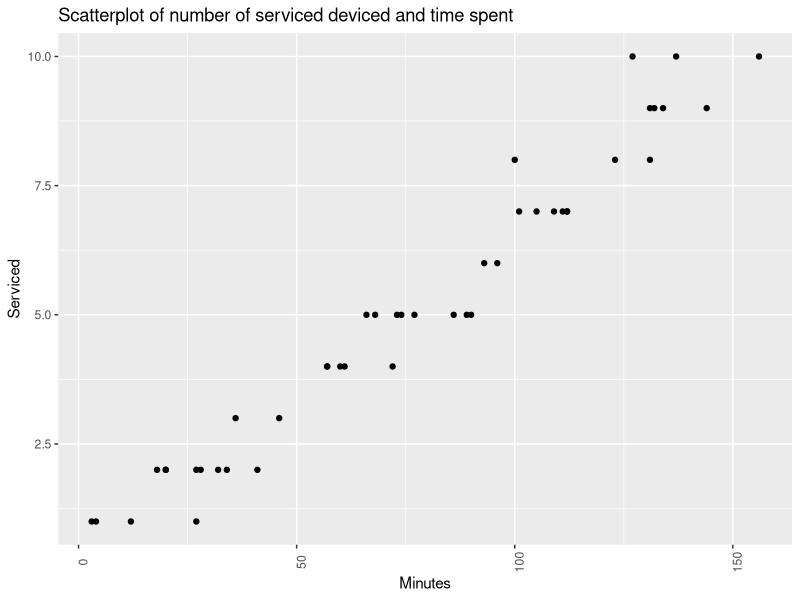

Write R code to recreate this figure.
## ---- chunk 1
Data = read.table("copier.txt", header=TRUE)
head(Data)
## ---- chunk 2
library(tidyverse)
ggplot(Data, aes(x=Minutes, y=Serviced))+
  geom_point()+
  theme(axis.text.x=element_text(angle=90))+
  labs(x="Minutes", 
       y="Serviced", 
       title="Scatterplot of number of serviced deviced and time spent")

## ---- chunk 3
result <- lm(Serviced ~ Minutes, data=Data)
summary(result)
## ---- chunk 4
anova.tab <- anova(result)
anova.tab
